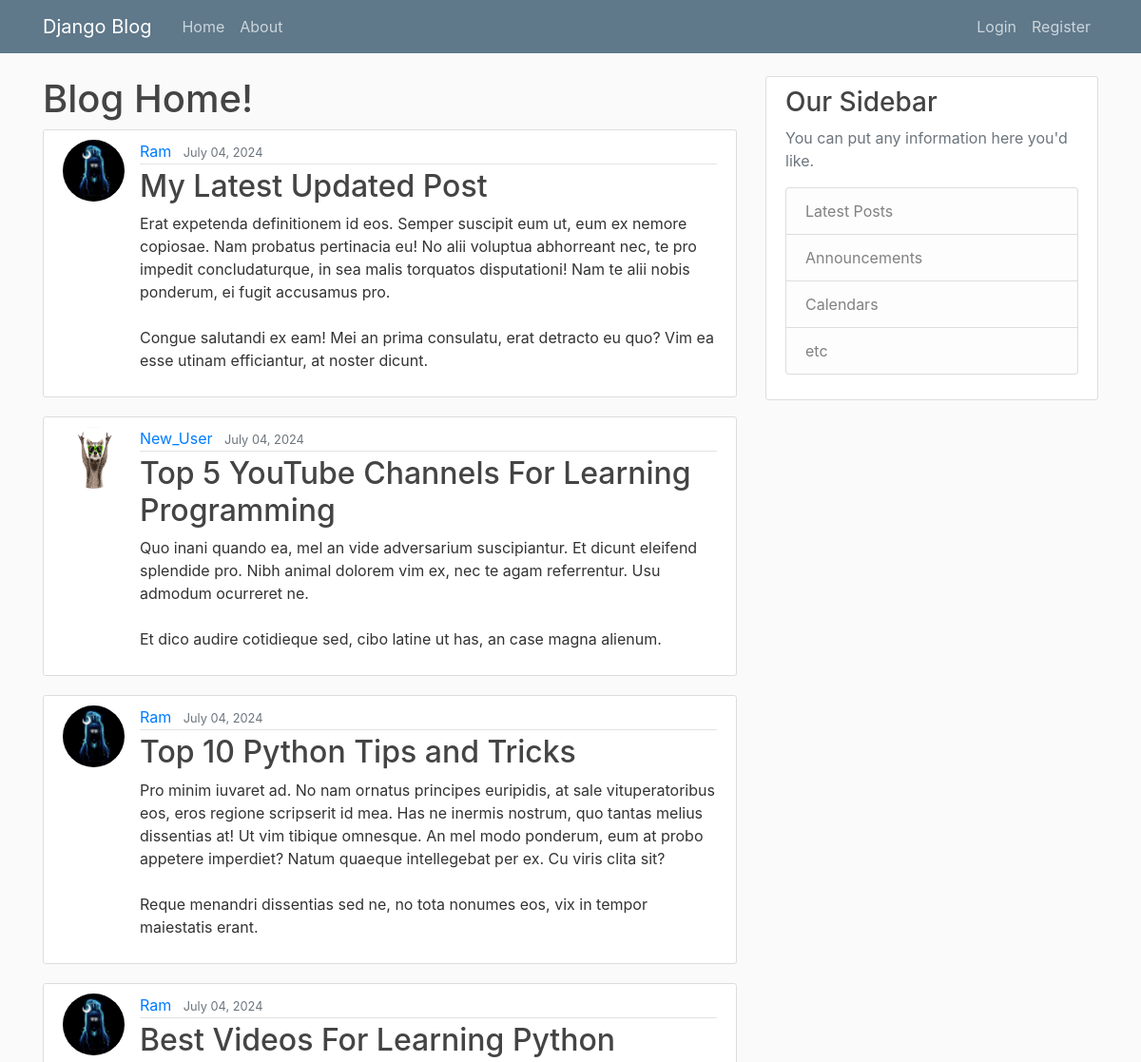
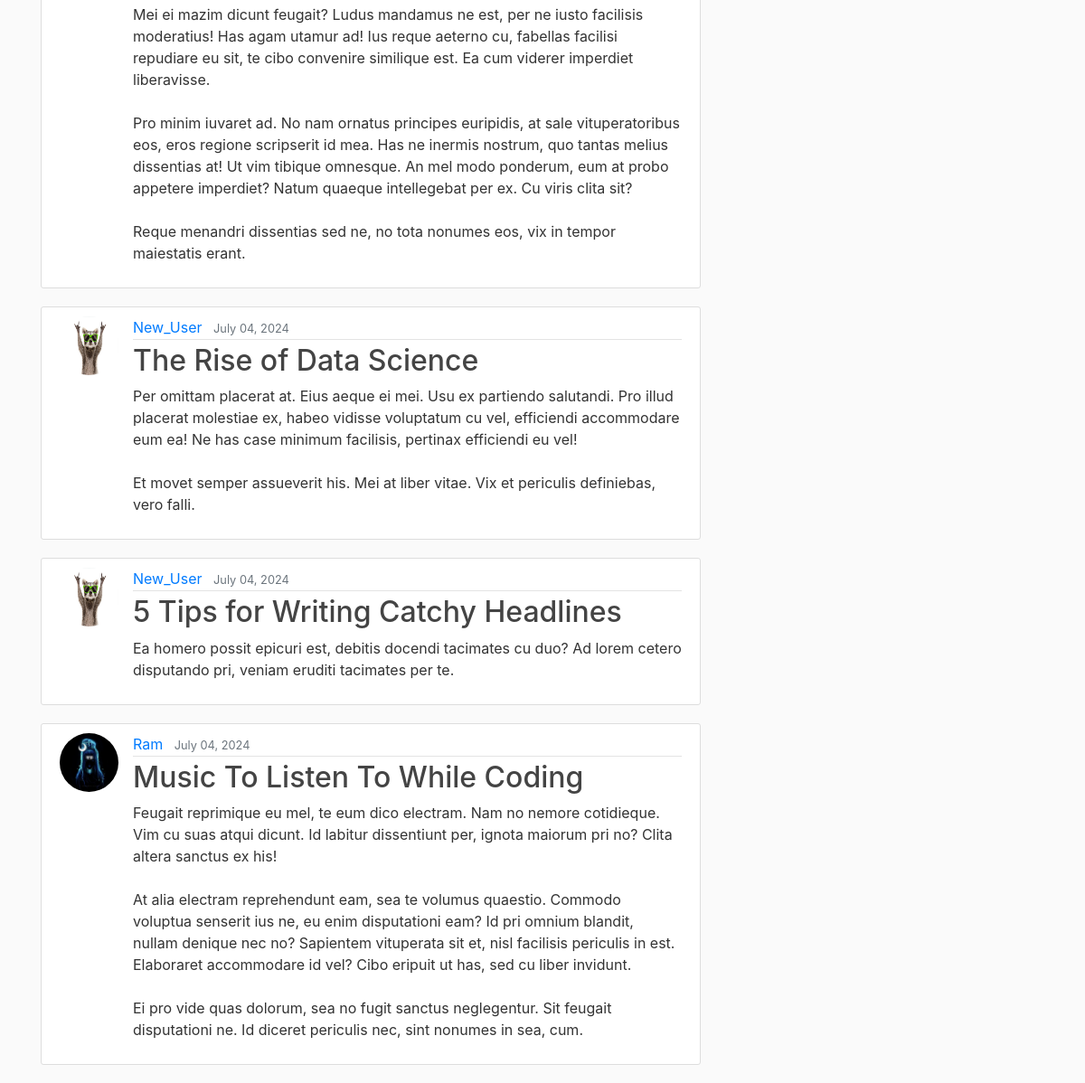
The page / on the database its author committed (2 pictures, top to bottom).
### blog/models.py (models this page shows, shortened)
class Post(models.Model):
    title = models.CharField(max_length = 100)
    content = models.TextField()
    date_posted = models.DateTimeField(default=timezone.now)
    author = models.ForeignKey(User, on_delete= models.CASCADE)

### users/models.py (models this page shows, shortened)
class Profile(models.Model):
    user = models.OneToOneField(User, on_delete=models.CASCADE)
    image = models.ImageField(default='default.jpg', upload_to='profile_pics')

### blog/views.py (the view)
# urls.py: path("", PostListView.as_view(), name="blog-home"),
class PostListView(ListView):
    model = Post
    template_name = "blog/home.html"
    context_object_name = 'posts'
    ordering = ['-date_posted']
    paginate_by = 7

### blog/templates/blog/home.html
{% extends "blog/base.html" %}
{% block content %}
    <h1>Blog Home!</h1>
    {% for post in posts %}
        <article class="media content-section">
            <img class="rounded-circle article-img" src="{{ post.author.profile.image.url }}">
            <div class="media-body">
            <div class="article-metadata">
              <a class="mr-2" href="#">{{ post.author }}</a>
              <small class="text-muted">{{ post.date_posted|date:"F d, Y" }}</small>
            </div>
            <h2><a class="article-title" href="{% url 'post-detail' post.id %}">{{ post.title }}</a></h2>
            <p class="article-content">{{ post.content }}</p>
          </div>
        </article>
    {% endfor %}
{% endblock content %}

### blog/static/blog/main.css (style rules this page uses)
body { background: #fafafa; color: #333333; margin-top: 5rem; }
h1, h2, h3, h4, h5, h6 { color: #444444; }
.content-section { background: #ffffff; padding: 10px 20px; border: 1px solid #dddddd; border-radius: 3px; margin-bottom: 20px; }
.article-title { color: #444444; }
.article-content { white-space: pre-line; }
.article-img { height: 65px; width: 65px; margin-right: 16px; }
.article-metadata { padding-bottom: 1px; margin-bottom: 4px; border-bottom: 1px solid #e3e3e3 }

### rows shown on the page
Post: author.profile.image (placeholder picture), author "Ram", date_posted "July 04, 2024", title "My Latest Updated Post", content "Erat expetenda definitionem id eos. Semper suscipit eum ut, eum ex nemore copiosae. Nam probatus pertinacia eu! No alii voluptua abhorreant nec, te pro impedit concludaturque, in sea malis torquatos disputationi! Nam te alii nobis ponderum, ei fugit accusamus pro. Congue salutandi ex eam! Mei an prima consulatu, erat detracto eu quo? Vim ea esse utinam efficiantur, at noster dicunt."
Post: author.profile.image (picture), author "New_User", date_posted "July 04, 2024", title "Top 5 YouTube Channels For Learning Programming", content "Quo inani quando ea, mel an vide adversarium suscipiantur. Et dicunt eleifend splendide pro. Nibh animal dolorem vim ex, nec te agam referrentur. Usu admodum ocurreret ne. Et dico audire cotidieque sed, cibo latine ut has, an case magna alienum."
Post: author.profile.image (placeholder picture), author "Ram", date_posted "July 04, 2024", title "Top 10 Python Tips and Tricks", content "Pro minim iuvaret ad. No nam ornatus principes euripidis, at sale vituperatoribus eos, eros regione scripserit id mea. Has ne inermis nostrum, quo tantas melius dissentias at! Ut vim tibique omnesque. An mel modo ponderum, eum at probo appetere imperdiet? Natum quaeque intellegebat per ex. Cu viris clita sit? Reque menandri dissentias sed ne, no tota nonumes eos, vix in tempor maiestatis erant."
Post: author.profile.image (placeholder picture), author "Ram", date_posted "July 04, 2024", title "Best Videos For Learning Python", content "Mei ei mazim dicunt feugait? Ludus mandamus ne est, per ne iusto facilisis moderatius! Has agam utamur ad! Ius reque aeterno cu, fabellas facilisi repudiare eu sit, te cibo convenire similique est. Ea cum viderer imperdiet liberavisse. Pro minim iuvaret ad. No nam ornatus principes euripidis, at sale vituperatoribus eos, eros regione scripserit id mea. Has ne inermis nostrum, quo tantas melius dissentias at! Ut vim tibique omnesque. An mel modo ponderum, eum at probo appetere imperdiet? Natum quaeque intellegebat per ex. Cu viris clita sit? Reque menandri dissentias sed ne, no tota nonumes eos, vix in tempor maiestatis erant."
Post: author.profile.image (picture), author "New_User", date_posted "July 04, 2024", title "The Rise of Data Science", content "Per omittam placerat at. Eius aeque ei mei. Usu ex partiendo salutandi. Pro illud placerat molestiae ex, habeo vidisse voluptatum cu vel, efficiendi accommodare eum ea! Ne has case minimum facilisis, pertinax efficiendi eu vel! Et movet semper assueverit his. Mei at liber vitae. Vix et periculis definiebas, vero falli."
Post: author.profile.image (picture), author "New_User", date_posted "July 04, 2024", title "5 Tips for Writing Catchy Headlines", content "Ea homero possit epicuri est, debitis docendi tacimates cu duo? Ad lorem cetero disputando pri, veniam eruditi tacimates per te."
Post: author.profile.image (placeholder picture), author "Ram", date_posted "July 04, 2024", title "Music To Listen To While Coding", content "Feugait reprimique eu mel, te eum dico electram. Nam no nemore cotidieque. Vim cu suas atqui dicunt. Id labitur dissentiunt per, ignota maiorum pri no? Clita altera sanctus ex his! At alia electram reprehendunt eam, sea te volumus quaestio. Commodo voluptua senserit ius ne, eu enim disputationi eam? Id pri omnium blandit, nullam denique nec no? Sapientem vituperata sit et, nisl facilisis periculis in est. Elaboraret accommodare id vel? Cibo eripuit ut has, sed cu liber invidunt. Ei pro vide quas dolorum, sea no fugit sanctus neglegentur. Sit feugait disputationi ne. Id diceret periculis nec, sint nonumes in sea, cum."
